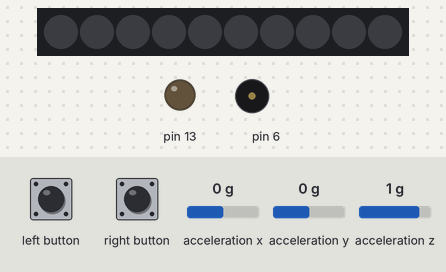
This program was run on a simulated Arduino Uno, built with avr-gcc and run on an emulated ATmega328P. Parts: 10 RGB LEDs in strip order, left to right, output pins drawn as LEDs (lit = HIGH), buzzer (waves = sounding). Inputs (shaded band) come from the test bench; at power-on: acceleration x 0 g, acceleration y 0 g, acceleration z 1 g. Dim RGB values are drawn brighter than linear.

Above: at 1.7 s.
1.8 s: left button pressed for 0.15 s
At 3.1 s:
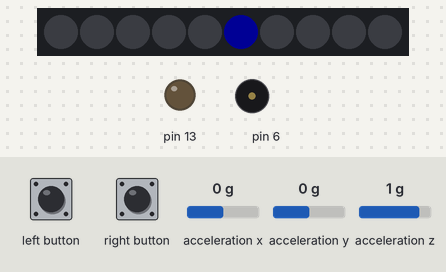
At 4.7 s:
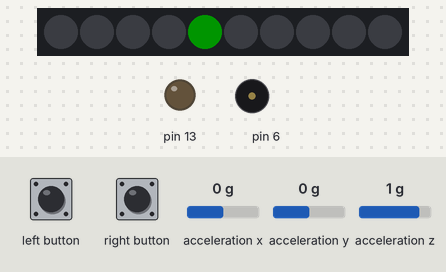
4.9 s: right button pressed for 1 s
At 5.42 s:
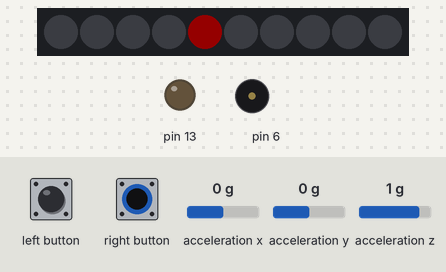
Timing chart, 0 to 7.9 s (numbered marks = the images above; inputs shaded):
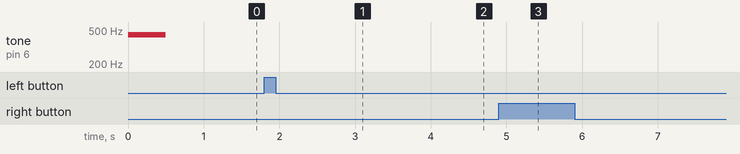

The program:

main.cpp
```cpp
#include <Adafruit_CircuitPlayground.h>

const int BUFFER_SIZE = 50;   // Number of data points to record
const int TOLERANCE = 2;      // Allowed tolerance for data comparison

float xStored[BUFFER_SIZE],
      yStored[BUFFER_SIZE],
      zStored[BUFFER_SIZE];

float xTest[BUFFER_SIZE],
      yTest[BUFFER_SIZE],
      zTest[BUFFER_SIZE];

int storeIndex = 0,
    testIndex = 0;

bool storeComplete = false;

void setup() {
  Serial.begin(115200);
  CircuitPlayground.begin();
  CircuitPlayground.playTone(440,500);    // output a 440 Hz sound for a tenth of a second
}

void successLight(){
  CircuitPlayground.setPixelColor(4,0,255,0);
  delay(1000);
  CircuitPlayground.setPixelColor(4, 0x000000);
}

void unsuccessfulLight(){
  for(int i=0; i<4; i++){
    CircuitPlayground.setPixelColor(4,255,0,0);
    delay(100);
    CircuitPlayground.setPixelColor(4, 0x000000);
    delay(100);
  }
}

void recordingLightON(){
  CircuitPlayground.setPixelColor(5,0,0,255);
}

void compareData() {
  int matchCount = 0;

  for (int i = 0; i < BUFFER_SIZE; i++) {
    float diffX = abs(xTest[i] - xStored[i]);
    float diffY = abs(yTest[i] - yStored[i]);
    float diffZ = abs(zTest[i] - zStored[i]);

    if (diffX <= TOLERANCE &&
        diffY <= TOLERANCE &&
        diffZ <= TOLERANCE){
          matchCount++;
          }
  }

  if (matchCount >= 40){
    successLight();
  }else{
    unsuccessfulLight();
  }

}

void recordingKey(){
  recordingLightON();

  for (int i = 0; i < BUFFER_SIZE; i++) {
    xStored[i] = CircuitPlayground.motionX();
    yStored[i] = CircuitPlayground.motionY();
    zStored[i] = CircuitPlayground.motionZ();

    delay(50);

  }

  CircuitPlayground.setPixelColor(5, 0x000000);
  successLight();
  storeComplete = true;
}

void recordingGesture(){
  recordingLightON();

  for (int i = 0; i < BUFFER_SIZE; i++) {

    xTest[i] = CircuitPlayground.motionX();
    yTest[i] = CircuitPlayground.motionY();
    zTest[i] = CircuitPlayground.motionZ();

    delay(50);

    CircuitPlayground.setPixelColor(5, 0x000000);
    compareData();
  }
}

void loop() {
  if (CircuitPlayground.leftButton()) {
    recordingKey();
  }

  if (CircuitPlayground.rightButton() && storeComplete) {
    recordingGesture();
  }
}
```

Measured:
- after the input at 1.8 s, the LEDs: change at once (image 1)
- after the input at 4.9 s, the LEDs: first change after 0.42 s (image 3 shows a later state)
